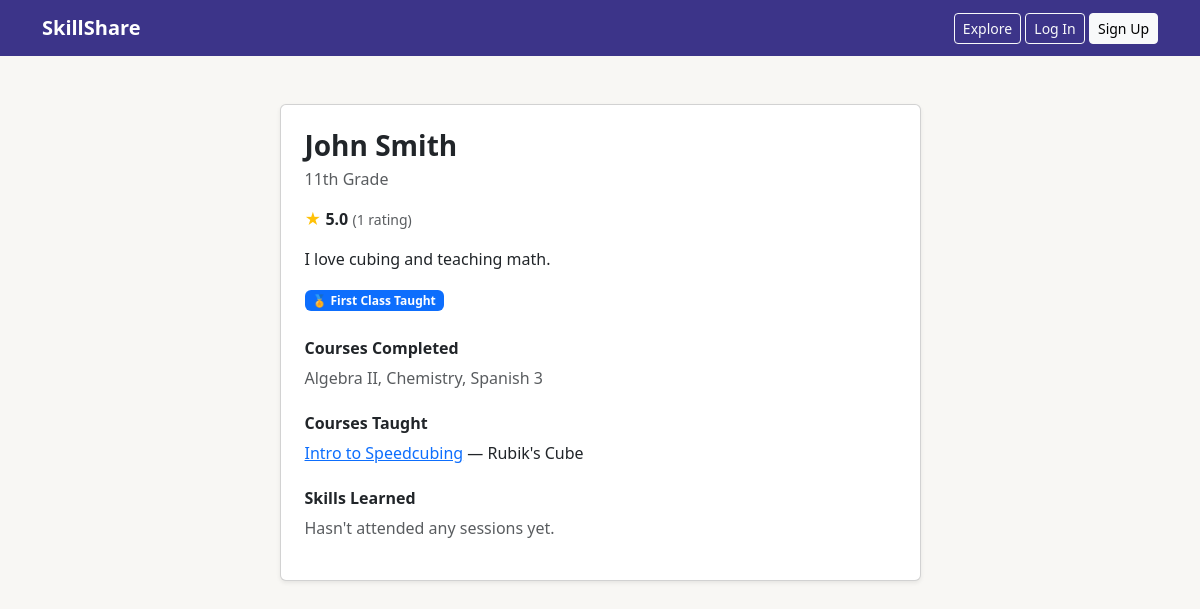
The app's page /profile/1 with its own data.
### models.py (models this page shows, shortened)
class User(UserMixin, db.Model):
    id = db.Column(db.Integer, primary_key=True)
    name = db.Column(db.String(100), nullable=False)
    email = db.Column(db.String(120), unique=True, nullable=False)
    password_hash = db.Column(db.String(200), nullable=False)
    bio = db.Column(db.Text, nullable=True)
    grade = db.Column(db.String(20), nullable=True)
    courses_completed = db.Column(db.Text, nullable=True)  # free text, e.g. "AP Bio, Algebra II, Spanish 3"
    @property
    def average_teaching_rating(self):
        all_feedback = [
            feedback
            for offer in self.offers
            for session in offer.sessions
            for feedback in session.feedback
        ]
        if not all_feedback:
            return None
        return round(sum(feedback.rating for feedback in all_feedback) / len(all_feedback), 1)
    @property
    def total_ratings_count(self):
        return sum(
            len(session.feedback)
            for offer in self.offers
            for session in offer.sessions
        )
    @property
    def no_show_count(self):
        return Enrollment.query.filter_by(student_id=self.id, attended=False).count()
    @property
    def attended_count(self):
        return Enrollment.query.filter_by(student_id=self.id, attended=True).count()
    @property
    def skills_learned(self):
        confirmed_enrollments = Enrollment.query.filter_by(
            student_id=self.id, status="confirmed", attended=True
        ).all()
        seen = {}
        for enrollment in confirmed_enrollments:
            offer = enrollment.session.offer
            skill_name = offer.skill.name
            if skill_name not in seen:
                seen[skill_name] = {"skill": skill_name, "offer_title": offer.title, "date": enrollment.session.start_time}
        return list(seen.values())
    @property
    def sessions_taught_count(self):
        return sum(
            1
            for offer in self.offers
            for session in offer.sessions
            if any(e.status == "confirmed" and e.attended for e in session.enrollments)
        )
    @property
    def teaching_badges(self):
        count = self.sessions_taught_count
        badges = []
        if count >= 1:
            badges.append("First Class Taught")
        if count >= 3:
            badges.append("Regular Teacher")
        if count >= 5:
            badges.append("Master Teacher")
        return badges
    @property
    def learner_badges(self):
        return [f"Completed: {entry['skill']}" for entry in self.skills_learned]

class Feedback(db.Model):
    id = db.Column(db.Integer, primary_key=True)
    session_id = db.Column(db.Integer, db.ForeignKey("session.id"), nullable=False)
    student_id = db.Column(db.Integer, db.ForeignKey("user.id"), nullable=False)
    rating = db.Column(db.Integer, nullable=False)  # 1 = thumbs down, 5 = thumbs up
    comment = db.Column(db.Text, nullable=True)
    __table_args__ = (db.UniqueConstraint("session_id", "student_id", name="unique_session_feedback"),)
    session = db.relationship("Session", backref="feedback")
    student = db.relationship("User", backref="feedback_given")

class Offer(db.Model):
    id = db.Column(db.Integer, primary_key=True)
    teacher_id = db.Column(db.Integer, db.ForeignKey("user.id"), nullable=False)
    skill_id = db.Column(db.Integer, db.ForeignKey("skill.id"), nullable=False)
    title = db.Column(db.String(150), nullable=False)
    description = db.Column(db.Text, nullable=True)
    level = db.Column(db.String(20), nullable=False)
    max_attendees = db.Column(db.Integer, default=10)
    status = db.Column(db.String(20), default="open")
    format = db.Column(db.String(20), default="live")  # "live" or "recorded"
    teacher = db.relationship("User", backref="offers")
    skill = db.relationship("Skill", backref="offers")

class Skill(db.Model):
    id = db.Column(db.Integer, primary_key=True)
    name = db.Column(db.String(100), nullable=False)
    category = db.Column(db.String(50), nullable=False)  # e.g. Technology, Music, Sports

### app.py (the view)
@app.route("/profile/<int:user_id>")
def view_profile(user_id):
    user = User.query.get_or_404(user_id)
    courses_taught = Offer.query.filter_by(teacher_id=user.id).all()
    return render_template("profile.html", profile_user=user, courses_taught=courses_taught)

### templates/profile.html (shortened to what this page needs)
{% extends "base.html" %}
{% block content %}
<div class="row justify-content-center">
    <div class="col-md-7">
        <div class="card shadow-sm mt-4">
            <div class="card-body p-4">
                <h3 class="fw-bold mb-1">{{ profile_user.name }}</h3>
                <p class="text-muted">{{ profile_user.grade or "Grade not set" }}</p>
                {% if profile_user.average_teaching_rating %}
                    <p class="mb-3">
                        <span class="text-warning">★</span>
                        <strong>{{ profile_user.average_teaching_rating }}</strong>
                        <span class="text-muted small">({{ profile_user.total_ratings_count }} rating{{ '' if profile_user.total_ratings_count == 1 else 's' }})</span>
                    </p>
                {% endif %}
                <p>{{ profile_user.bio or "No bio yet." }}</p>
                {% set all_badges = profile_user.teaching_badges + profile_user.learner_badges %}
                {% if all_badges %}
                    <div class="mb-3">
                        {% for badge in all_badges %}
                            <span class="badge bg-{{ 'success' if 'Completed' in badge else 'primary' }} me-1 mb-1">🏅 {{ badge }}</span>
                        {% endfor %}
                    </div>
                {% endif %}
                <h6 class="fw-bold mt-4">Courses Completed</h6>
                <p class="text-muted">{{ profile_user.courses_completed or "Not listed." }}</p>
                <h6 class="fw-bold mt-4">Courses Taught</h6>
                {% if courses_taught %}
                    <ul class="list-unstyled">
                        {% for offer in courses_taught %}
                            <li><a href="{{ url_for('offer_detail', offer_id=offer.id) }}">{{ offer.title }}</a> — {{ offer.skill.name }}</li>
                        {% endfor %}
                    </ul>
                {% else %}
                    <p class="text-muted">Hasn't taught anything yet.</p>
                {% endif %}
                <h6 class="fw-bold mt-4">Skills Learned</h6>
                {% if profile_user.skills_learned %}
                    <ul class="list-unstyled">
                        {% for entry in profile_user.skills_learned %}
                            <li>{{ entry.skill }} <span class="text-muted small">— from "{{ entry.offer_title }}", {{ entry.date.strftime('%b %Y') }}</span></li>
                        {% endfor %}
                    </ul>
                {% else %}
                    <p class="text-muted">Hasn't attended any sessions yet.</p>
                {% endif %}
            </div>
        </div>
    </div>
</div>
{% endblock %}

### static/style.css (style rules this page uses)
body { background-color: #f8f7f4; }

### records on screen
User: name "John Smith", grade "11th Grade", bio "I love cubing and teaching math.", courses_completed "Algebra II, Chemistry, Spanish 3"
Feedback: average_teaching_rating "5.0"
Offer: title "Intro to Speedcubing", skill.name "Rubik's Cube"

### other values on screen
{{ profile_user.total_ratings_count }} "1"
{{ badge }} "First Class Taught"
